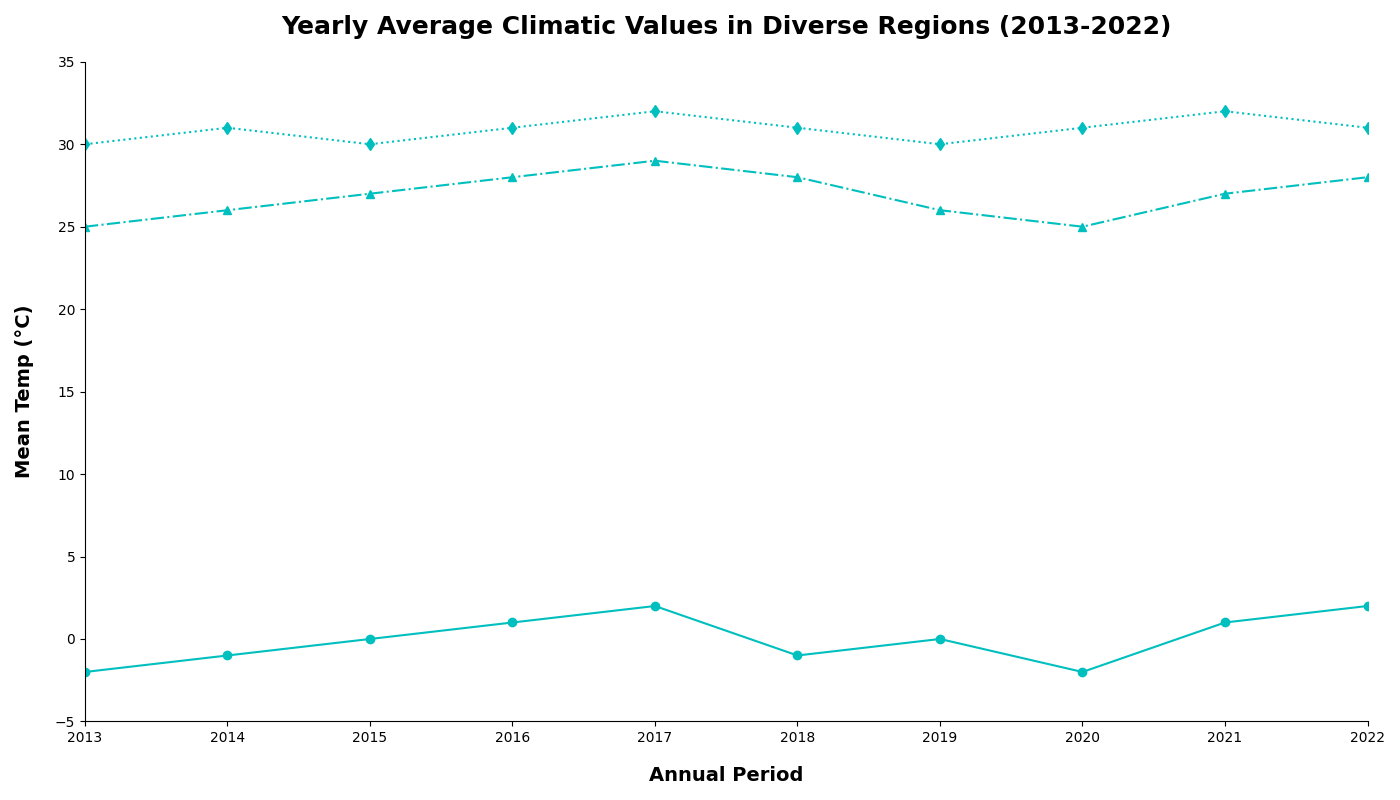

Reproduce this figure in Python.
import matplotlib.pyplot as plt
import numpy as np

years = np.arange(2013, 2023)
northern_hills_temp = [-2, -1, 0, 1, 2, -1, 0, -2, 1, 2]
desert_valley_temp = [25, 26, 27, 28, 29, 28, 26, 25, 27, 28]
tropical_forest_temp = [30, 31, 30, 31, 32, 31, 30, 31, 32, 31]

fig, ax = plt.subplots(figsize=(14, 8))

single_color = 'c'

ax.plot(years, northern_hills_temp, marker='o', linestyle='-', color=single_color)
ax.plot(years, desert_valley_temp, marker='^', linestyle='-.', color=single_color)
ax.plot(years, tropical_forest_temp, marker='d', linestyle=':', color=single_color)

plt.title("Yearly Average Climatic Values in Diverse Regions (2013-2022)", fontsize=18, fontweight='bold', pad=20)
plt.xlabel("Annual Period", fontsize=14, fontweight='bold', labelpad=15)
plt.ylabel("Mean Temp (°C)", fontsize=14, fontweight='bold', labelpad=15)

ax.spines['top'].set_visible(False)
ax.spines['right'].set_visible(False)

ax.set_xlim(2013, 2022)
ax.set_ylim(-5, 35)

plt.tight_layout()
plt.show()
